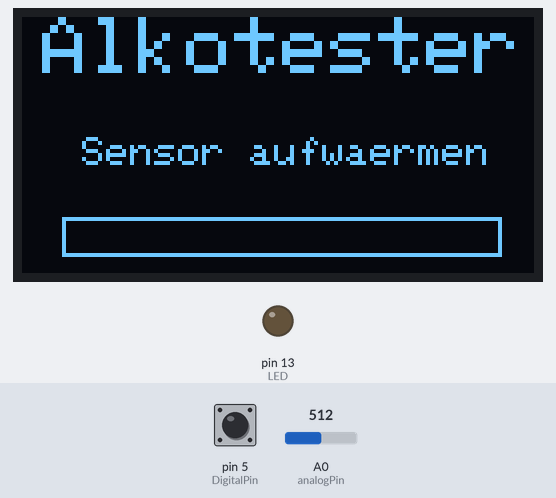
Recording of a sketch running on a simulated Arduino Nano, built with avr-gcc and run on an emulated ATmega328P. Parts: 128×64 one-colour display, output pins drawn as LEDs (lit = HIGH). The inputs (shaded band) are chosen by the test bench; at power-on: pin 5 (DigitalPin) HIGH, A0 (analogPin) = 512.

Above: at 1.2 s.
1.3 s: pin 5 (DigitalPin) driven LOW
At 2.1 s:
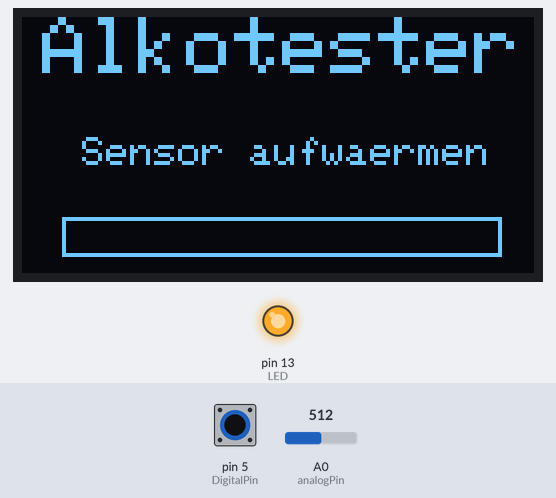
2.8 s: pin 5 (DigitalPin) driven HIGH
At 3.4 s:
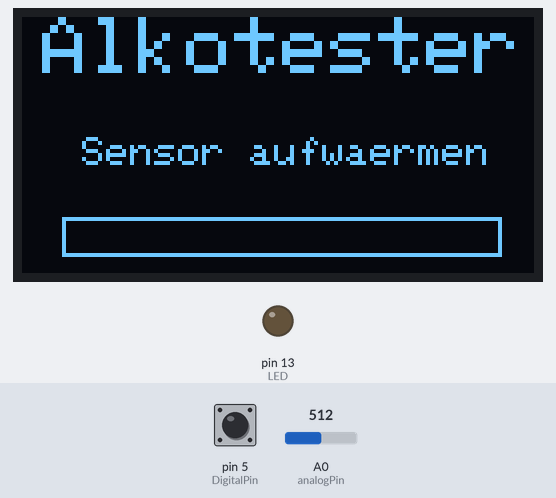
4.4 s: pin 5 (DigitalPin) driven LOW
At 5.8 s:
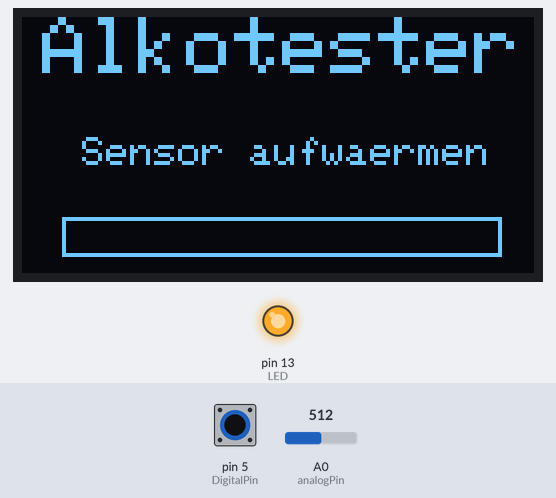
7.4 s: pin 5 (DigitalPin) pulsed HIGH 5 times (0.12 s each, 0.3 s apart)
At 9.5 s:
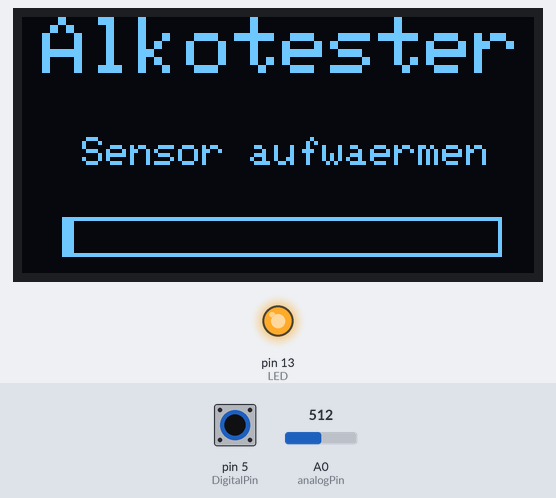
Timing chart, 0 to 11.0 s (numbered marks = the images above; inputs shaded):
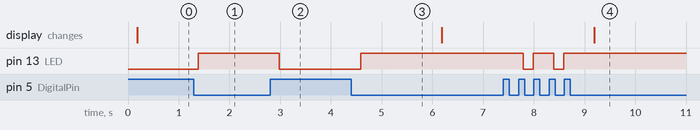

The sketch:

Alkotester_OLED1_3.ino
```cpp
/*************************************************************************************************
                                      PROGRAMMINFO
**************************************************************************************************
  Funktion: Alktester mit einem NANO und einem OLED-Display 1,3"
            Warn-LED don´t drive

**************************************************************************************************
  Version: 15.07.2024
**************************************************************************************************
  Board: NANO V3
**************************************************************************************************
  Libraries:
  https://github.com/espressif/arduino-esp32/tree/master/libraries
  C:\Users\User\Documents\Arduino
  D:\gittemp\Arduino II\A156_Wetterdaten_V3
**************************************************************************************************
  C++ Arduino IDE V1.8.19

**************************************************************************************************
  Einstellungen:
  https://dl.espressif.com/dl/package_esp32_index.json
  http://dan.drown.org/stm32duino/package_STM32duino_index.json
  http://arduino.esp8266.com/stable/package_esp8266com_index.json
**************************************************************************************************/

#include <SPI.h>
#include <Wire.h>
#include <Adafruit_GFX.h>
#include <Adafruit_SH1106.h>

#define OLED_RESET 4
Adafruit_SH1106 display(OLED_RESET);
int TIME_UNTIL_WARMUP = 300; //300
unsigned long time;

int analogPin = 0;
int val = 0;

int LED = 13; //LED_BUILTIN
int DigitalPin = 5; //Sensor LED
int valDP;         // Sensor Status don´t drive ~220ppm

void setup()   {

  pinMode (LED, OUTPUT);
  pinMode (DigitalPin, INPUT);

  display.begin(SH1106_SWITCHCAPVCC, 0x3C);

}


void loop() {

  delay(100);

  valDP = digitalRead(DigitalPin);

  val = readAlcohol();
  val = val / 3; //Sensor Eichen
  printTitle();
  printWarming();

  time = millis() / 1000;

  if (time <= TIME_UNTIL_WARMUP)
  {
    time = map(time, 0, TIME_UNTIL_WARMUP, 0, 100);
    display.drawRect(10, 50, 110, 10, WHITE); //Empty Bar
    display.fillRect(10, 50, time, 10, WHITE);
  } else
  {
    printTitle();
    printAlcohol(val);
    printAlcoholLevel(val);
  }
  display.display();

  //Warn LED don´t drive
  if (valDP == LOW)
  {
    digitalWrite(LED, HIGH); //don´t drive
    delay(50);
  }

  if (valDP == HIGH)
  {
    digitalWrite(LED, LOW);
    delay(50);
  }
}

void printTitle()
{
  display.clearDisplay();
  display.setTextSize(2);
  display.setTextColor(WHITE);
  display.setCursor(5, 0);
  display.println("Alkotester");
}

void printWarming()
{
  display.setTextSize(1);
  display.setTextColor(WHITE);
  display.setCursor(15, 30);
  display.println("Sensor aufwaermen");
}

void printAlcohol(int value)
{
  display.setTextSize(2);
  display.setTextColor(WHITE);
  display.setCursor(45, 25);
  display.println(val);
}

void printAlcoholLevel(int value)
{
  display.setTextSize(2);
  display.setTextColor(WHITE);
  display.setCursor(10, 45);

  if (value < 200)
  {
    display.println("1 Radler");
  }
  if (value >= 200 && value < 280)
  {
    display.println("2 Hoibe");
  }
  if (value >= 280 && value < 350)
  {
    display.println("5 Hoibe");
  }
  if (value >= 350 && value < 450)
  {
    display.println("5 Mass");
  }

  if (value >= 450 && value < 550)
  {
    display.println("8 Mass");
  }

  if (value >= 550 && value < 750)
  {
    display.println("Hinlegen!");
  }

  if (value > 750)
  {
    display.println("Notarzt!");
  }
}

int readAlcohol()
{
  int val = 0;
  int val1;
  int val2;
  int val3;


  display.clearDisplay();
  val1 = analogRead(analogPin);
  delay(10);
  val2 = analogRead(analogPin);
  delay(10);
  val3 = analogRead(analogPin);

  val = (val1 + val2 + val3) / 3;
  return val;
}
```

Measured:
- after the input at 1.3 s, pin 13 (LED): LOW → HIGH after 0.08 s
- after the input at 2.8 s, pin 13 (LED): HIGH → LOW after 0.18 s
- after the input at 4.4 s, pin 13 (LED): LOW → HIGH after 0.19 s
- after the input at 7.4 s, pin 13 (LED): alternates HIGH for 0.40 s and LOW for 0.20 s, 4 changes in all, then stays HIGH, starting after 0.39 s
